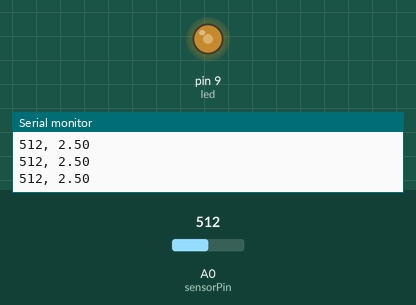
A sketch run on a simulated Arduino Uno, built with avr-gcc and run on an emulated ATmega328P. Parts: output pins drawn as LEDs (lit = HIGH), the last lines printed to the serial monitor. The inputs (shaded band) are chosen by the test bench; at power-on: A0 (sensorPin) = 512.

Above: at 1.2 s.
1.3 s: A0 (sensorPin) set to 716
At 1.7 s:
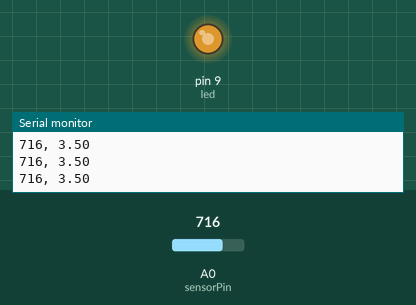
2.8 s: A0 (sensorPin) set to 900
At 4.0 s:
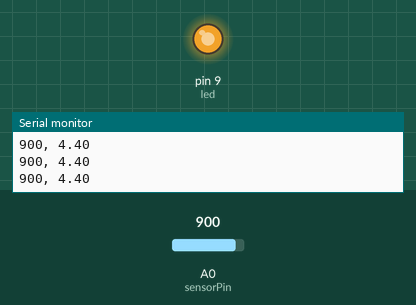
4.3 s: A0 (sensorPin) set to 122
At 5.1 s:
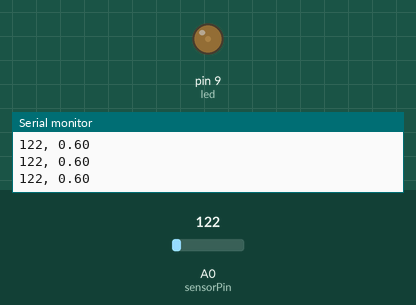
5.8 s: A0 (sensorPin) set to 107
At 6.2 s:
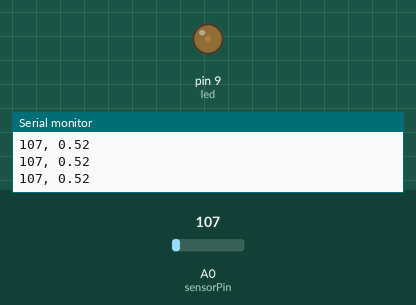
8.8 s: A0 (sensorPin) set to 90
At 10.0 s:
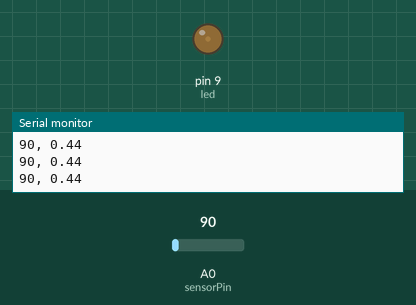
10.3 s: A0 (sensorPin) set to 0
At 10.8 s:
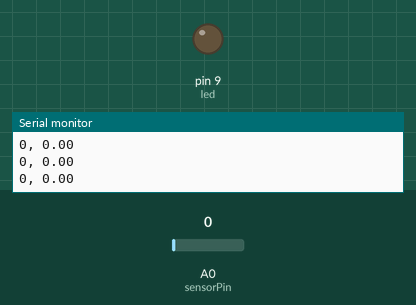
Timing chart, 0 to 12.8 s (numbered marks = the images above; inputs shaded):
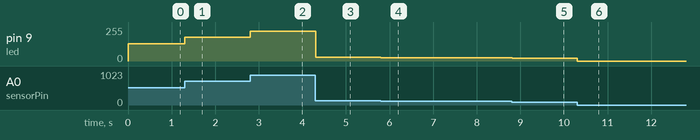

Measured:
- after the input at 1.3 s, pin 9 (led): 128/255 → 179/255 at once
- after the input at 2.8 s, pin 9 (led): 179/255 → 225/255 at once
- after the input at 4.3 s, pin 9 (led): 225/255 → 30/255 at once
- after the input at 5.8 s, pin 9 (led): 30/255 → 26/255 at once
- after the input at 8.8 s, pin 9 (led): 26/255 → 22/255 at once
- after the input at 10.3 s, pin 9 (led): 22/255 → 0/255 at once

The sketch:

05_PWM06.ino
```cpp
int sensorPin = A0; //select the input pin for the potentiometer
int led = 9; // the pin that the LED is attached to

void setup() {
  pinMode(led, OUTPUT);
  Serial.begin(9600);
}

void loop() {
  int sensorValue = 0;
  float voltage = 0.0;
  sensorValue = analogRead(sensorPin);
  voltage = ((float)sensorValue/1023.0)*5.0;
  Serial.print(sensorValue);
  Serial.print(", ");
  Serial.println(voltage);
  analogWrite(led, sensorValue/4);
  delay(10);
}
```
